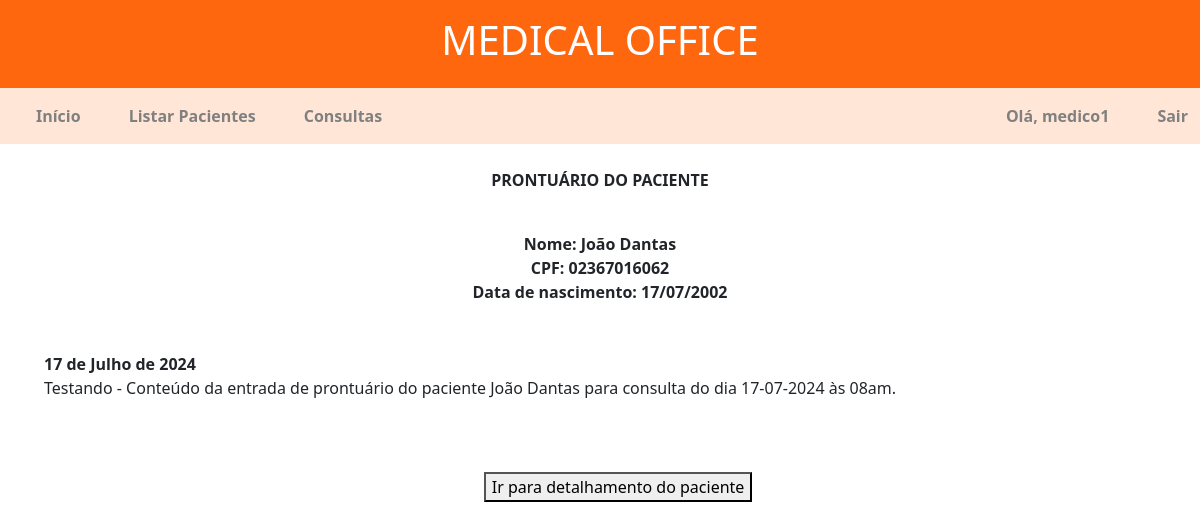
The page /office/patient_medical_record/190/ (signed in) on the database its author committed.
### office/models.py (models this page shows, shortened)
class Patient(models.Model):
    name = models.CharField(max_length = 200, null = True)
    date_of_birth = models.DateField(null = True, blank = True)
    CPF = models.CharField(max_length = 11, null = True)
    phone = models.CharField(max_length = 200, null = True)
    class Meta:
        ordering = ['name']

class MedicalRecordEntry(models.Model):
    content = models.CharField(max_length = 2000, null = True)
    appointment = models.ForeignKey(Appointment, on_delete = models.SET_NULL, null = True)
    patient = models.ForeignKey(Patient, on_delete = models.SET_NULL, null = True)

class Appointment(models.Model):
    date = models.DateField(null = True, blank = True)
    time = models.TimeField(null = True, blank = True)
    patient = models.ForeignKey(Patient, on_delete = models.DO_NOTHING, null = True)
    class Meta:
        ordering = ['date', 'time']

### office/decorators.py (the view)
    def wrapper(request, *args, **kwargs):
        if request.user.groups.filter(name="médicos").exists():
            return function(request, *args, **kwargs)
        raise PermissionDenied

### office/views.py (called while the page is built)
@login_required
@doctor_required
def patient_medical_record(request: HttpRequest, patient_id):
    patient = Patient.objects.filter(id=patient_id)[0]
    birth_date = format_date(patient.date_of_birth)
    medical_record_entries = patient.medicalrecordentry_set.all()
    context = {'patient': patient,
               'birth_date': birth_date,
               'medical_record_entries': medical_record_entries
               }
    return render(request, 'office/patient_medical_record.html', context)

def format_date(date):
    date_str = str(date)
    date_splited = date_str.split("-")
    date_splited_inverted = date_splited[::-1]
    formated_date = ("/").join(date_splited_inverted)
    return formated_date

### office/templates/office/patient_medical_record.html (shortened to what this page needs)
{% extends "office/base_doctor.html" %}
{% block content %}
<div class="container-fluid text-center display:block">
    <br>
    <p><strong>PRONTUÁRIO DO PACIENTE</strong></p>
    <br>
</div>
<div class="container-fluid text-center display:block">
    <strong>Nome: {{patient.name}}</strong>
    <br>
    <strong>CPF: {{patient.CPF}}</strong>
    <br>
    <strong>Data de nascimento: {{birth_date}}</strong>
    <br>
</div>
<div class="container-fluid">
    <br><br>
    {%for medical_record_entry in medical_record_entries%}
        <tr>
            &emsp;&emsp;<strong>{{medical_record_entry.appointment.date}}</strong>
            <br>
            &emsp;&emsp;{{medical_record_entry.content}}
        </tr>
        <br><br>
    {% endfor %}
</div>
<br><br>
<div class="container-fluid text-center display:block">
    <button type="submit" onclick="window.location='{% url 'office:patient_details_doctor' patient_id=patient.id%}'; return false;" >Ir para detalhamento do paciente</button>
</div>
{% endblock %}

### office/templates/office/base_doctor.html (shortened to what this page needs)
<html>
<head>
    <link href="https://cdn.jsdelivr.net/npm/bootstrap@5.2.3/dist/css/bootstrap.min.css" rel="stylesheet">
</head>
<body>
    <nav class="navbar-header py-3" style="background-color:#ff670f; ">
        <div class="container-fluid text-center display:block">
            <span class="navbar-brand mb-0 h1" style = "color: white">
                <h1>MEDICAL OFFICE</h1>
            </span>
        </div>
    </nav>
    <nav class="navbar navbar-expand-lg" style= "background-color:#ffe6d7 ">
        <div class="container-fluid">
          <div class="collapse navbar-collapse" id="navbarTogglerDemo02" >
            <ul class="navbar-nav me-auto mb-2 mb-lg-0" >
              <li class="nav-item" >
                <a class="nav-link active" aria-current="page" href="{% url 'office:home_doctor' %} " style = "color: grey"><b>Início</b></a>
              </li>&emsp;&emsp;
              <li class="nav-item">
                <a id="listPatientsDoctor" class="nav-link" href="{% url 'office:list_patients_doctor' %}" style = "color: grey"><b>Listar Pacientes</b></a>
              </li>&emsp;&emsp;
              <li class="nav-item" >
                {% now "Y-m-d" as current_date%}
                <a id="appointmentsListDoctor"  class="nav-link active" aria-current="page" href="{% url 'office:appointments_list_doctor' date=current_date%} " style = "color: grey"><b>Consultas</b></a>
              </li>&emsp;&emsp;
            </ul>
            <span class="navbar-text" style = "color: grey"><b>Olá, {{user.username}}</b>
            </span>&emsp;&emsp;&emsp;
            <span class="navbar-text">
                <a class="nav-link" href="{%url 'logout'%}" style = "color: grey"><b>Sair</b></a>
            </span>
          </div>
        </div>
      </nav>
    {% block content %}
    {% endblock %}
</body>
</html>

### rows shown on the page
Patient: name "João Dantas", CPF "02367016062"
MedicalRecordEntry: appointment "17 de Julho de 2024", content "Testando - Conteúdo da entrada de prontuário do paciente João Dantas para consulta do dia 17-07-2024 às 08am."

### other values the page prints
{{ user.username }} "medico1"
{{ birth_date }} "17/07/2002"
